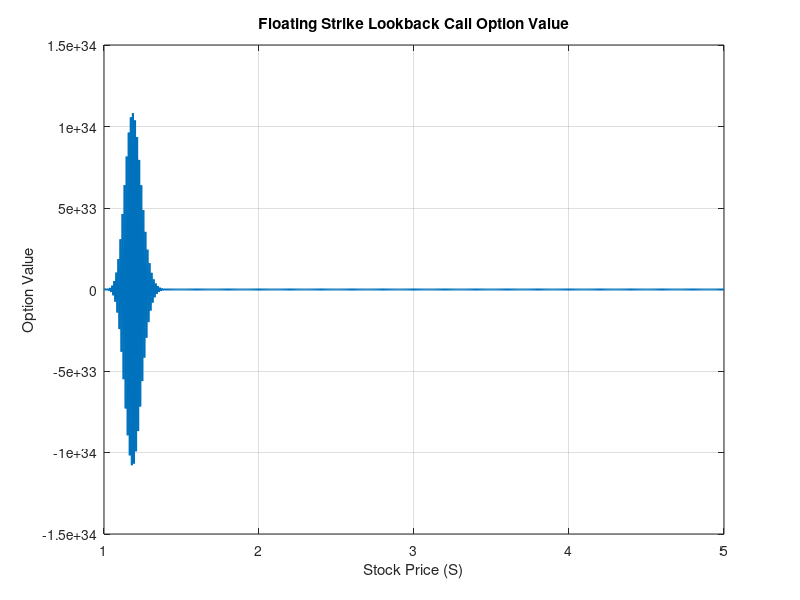

MATLAB code to generate this figure:
% Parameters
r = 0.1;           % Risk-free rate
sigma = 0.4;        % Volatility
T = 1;              % Time to maturity
x_max = 5;          % Maximum stock price ratio (S/m)
N = 600;            % Number of space steps
M = 300;            % Number of time steps

% Grid setup
dx = (x_max - 1) / N;
dt = T / M;
x = 1:dx:x_max;     % Stock price ratio grid (S/m)
n = length(x);      % Number of grid points

% Terminal condition (H(x,T) = max(x - 1, 0))
H = max(x - 1, 0)';

% Precompute coefficients for the PDE
a = zeros(n, 1);
b = zeros(n, 1);
c = zeros(n, 1);

for i = 1:n
    xi = x(i);
    a(i) = ( (r - 0.5*sigma^2) * xi / (2*dx) ) + (0.5 * sigma^2 * xi^2 / dx^2);
    b(i) = (sigma^2 * xi^2 / dx^2) + r;
    c(i) = ( - (r - 0.5*sigma^2) * xi / (2*dx) ) - (0.5 * sigma^2 * xi^2 / dx^2);
end

% Time-stepping loop
for m = M:-1:1
    t = (m-1) * dt; % Current time
    
    % Apply Dirichlet boundary condition at x_max
    H(end) = x(end) - exp(-r * (T - t));
    
    % Construct LHS and RHS diagonals
    main_LHS = 1 - 0.5 * dt * b;
    upper_LHS = -0.5 * dt * c(1:end-1);
    lower_LHS = -0.5 * dt * a(2:end);
    
    main_RHS = 1 + 0.5 * dt * b;
    upper_RHS = 0.5 * dt * c(1:end-1);
    lower_RHS = 0.5 * dt * a(2:end);
    
    % Adjust for Neumann boundary condition at x=1 (i=1)
    main_LHS(1) = 1 - 0.5 * dt * (a(1) + b(1));
    upper_LHS(1) = -0.5 * dt * c(1);
    main_RHS(1) = 1 + 0.5 * dt * (a(1) + b(1));
    upper_RHS(1) = 0.5 * dt * c(1);
    
    % Construct RHS vector
    rhs = zeros(n, 1);
    for i = 1:n
        if i == 1
            rhs(i) = main_RHS(i) * H(i) + upper_RHS(i) * H(i+1);
        elseif i == n
            rhs(i) = H(i); % Dirichlet BC (already set)
        else
            rhs(i) = lower_RHS(i-1) * H(i-1) + main_RHS(i) * H(i) + upper_RHS(i) * H(i+1);
        end
    end
    
    % Solve the tridiagonal system for H(1:n-1)
    A = diag(main_LHS(1:n-1)) + diag(upper_LHS(1:n-2), 1) + diag(lower_LHS(1:n-2), -1);
    H_new = zeros(n, 1);
    H_new(1:n-1) = A \ rhs(1:n-1);
    H_new(n) = x(end) - exp(-r * (T - t)); % Enforce Dirichlet BC
    
    H = H_new;
end

% Plot the option value against stock price (S/m)
plot(x, H, 'LineWidth', 1.5)
xlabel('Stock Price (S)')
ylabel('Option Value')
title('Floating Strike Lookback Call Option Value')
grid on